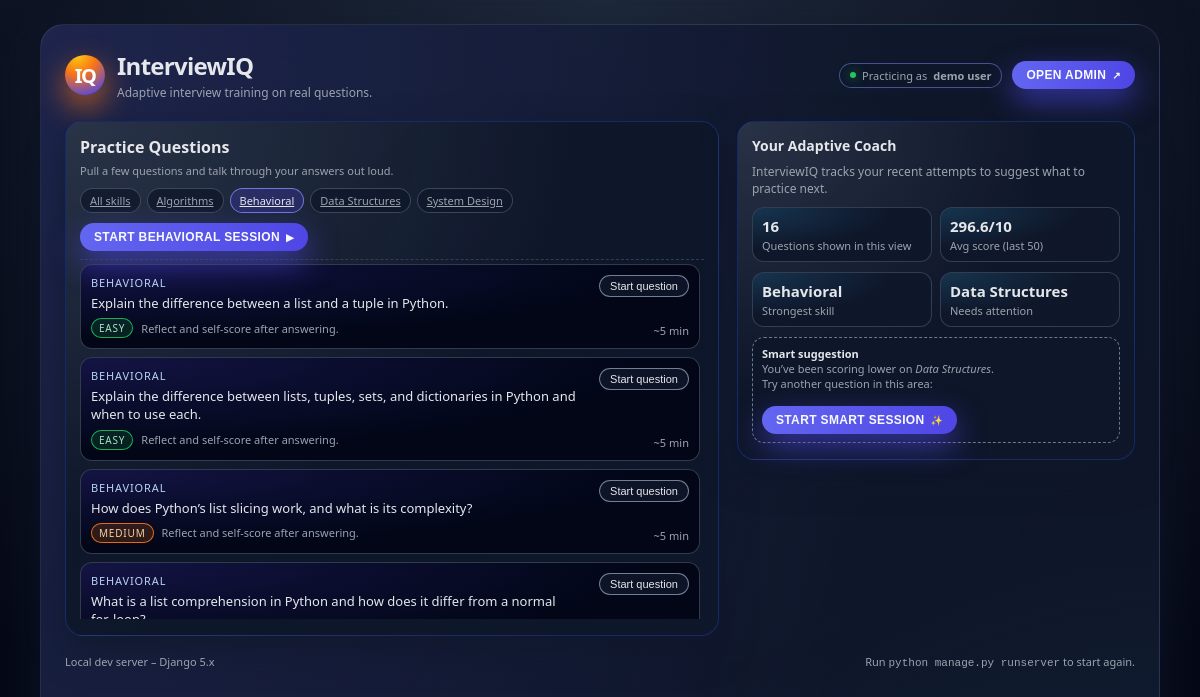
Page /?skill=4 on the committed database.
### core/models.py (models this page shows, shortened)
class Skill(models.Model):
    name = models.CharField(max_length=100)

class Question(models.Model):
    question_text = models.TextField()
    skill = models.ForeignKey(Skill, on_delete=models.CASCADE)
    difficulty = models.CharField(max_length=20)

### core/views.py (the view)
# urls.py: path('', home, name='home'),
def home(request):
    skills = Skill.objects.order_by("name")
    skill_id = request.GET.get("skill")
    active_skill = None
    qs = Question.objects.select_related("skill").order_by("pk")
    if skill_id:
        active_skill = Skill.objects.filter(pk=skill_id).first()
        if active_skill:
            qs = qs.filter(skill=active_skill)
    questions = list(qs[:25])
    first_question = questions[0] if questions else None
    User = get_user_model()
    if request.user.is_authenticated:
        stats_user = request.user
    else:
        stats_user, _ = User.objects.get_or_create(
            username="demo_user",
            defaults={"email": "demo@example.com"},
        )
    recent_attempts = (
        Attempt.objects.filter(user=stats_user)
        .select_related("question__skill")
        .order_by("-created_at")[:50]
    )
    total_attempts = recent_attempts.count()
    avg_score = None
    best_skill_name = None
    weakest_skill_name = None
    if total_attempts:
        total_score = sum(a.score for a in recent_attempts if a.score is not None)
        scored_attempts = [a for a in recent_attempts if a.score is not None]
        if scored_attempts:
            avg_score = total_score / len(scored_attempts)
            by_skill = {}
            for a in scored_attempts:
                skill = a.question.skill
                if not skill:
                    continue
                bucket = by_skill.setdefault(skill, [])
                bucket.append(a.score)
            if by_skill:
                skill_avgs = {
                    skill: (sum(scores) / len(scores))
                    for skill, scores in by_skill.items()
                }
                best_skill = max(skill_avgs, key=skill_avgs.get)
                weakest_skill = min(skill_avgs, key=skill_avgs.get)
                best_skill_name = best_skill.name
                weakest_skill_name = weakest_skill.name
    smart_skill = None
    smart_question = None
    if weakest_skill_name:
        smart_skill = Skill.objects.filter(name=weakest_skill_name).first()
        if smart_skill:
            smart_question = (
                Question.objects.filter(skill=smart_skill).order_by("pk").first()
            )
    return render(
        request,
        "home.html",
        {
            "questions": questions,
            "skills": skills,
            "active_skill": active_skill,
            "first_question": first_question,
            "total_attempts": total_attempts,
            "avg_score": avg_score,
            "best_skill_name": best_skill_name,
            "weakest_skill_name": weakest_skill_name,
            "smart_skill": smart_skill,
            "smart_question": smart_question,
        },
    )

### templates/home.html (shortened to what this page needs)
<!DOCTYPE html>
<html lang="en">
<head>
</head>
<body>
<div class="page">
    <header class="header">
        <div class="brand">
            <div class="brand-logo">IQ</div>
            <div class="brand-text">
                <h1>InterviewIQ</h1>
                <p>Adaptive interview training on real questions.</p>
            </div>
        </div>
        <div class="header-cta">
            <div class="pill">
                <span class="pill-dot"></span>
                {% if request.user.is_authenticated %}
                    Signed in as <strong>{{ request.user.username }}</strong>
                {% else %}
                    Practicing as <strong>demo user</strong>
                {% endif %}
            </div>
            <button class="primary-btn" onclick="window.location.href='/admin/'">
                <span>Open Admin</span>
                <span class="icon">↗</span>
            </button>
        </div>
    </header>
    <main class="layout">
        <section class="questions-card">
            <div class="questions-header">
                <div>
                    <h2>Practice Questions</h2>
                    <span>Pull a few questions and talk through your answers out loud.</span>
                </div>
            </div>
            <div class="filters">
                <a href="/" class="filter-chip {% if not active_skill %}primary{% endif %}">
                    All skills
                </a>
                {% for skill in skills %}
                    <a
                        href="/?skill={{ skill.id }}"
                        class="filter-chip {% if active_skill and active_skill.id == skill.id %}primary{% endif %}"
                    >
                        {{ skill.name }}
                    </a>
                {% endfor %}
            </div>
            {% if active_skill and first_question %}
                <div style="margin-bottom: 8px;">
                    <button
                        class="primary-btn"
                        type="button"
                        onclick="window.location.href='/question/{{ first_question.id }}/'"
                    >
                        <span>Start {{ active_skill.name }} session</span>
                        <span class="icon">▶</span>
                    </button>
                </div>
            {% endif %}
            <div class="questions-list">
                {% if questions %}
                    {% for q in questions %}
                        <article class="question-card">
                            <div class="question-main">
                                <div class="question-skill">
                                    {{ q.skill.name|default:"General" }}
                                </div>
                                <div class="question-text">
                                    {{ q.question_text }}
                                </div>
                                <div class="question-meta">
                                    {% if q.difficulty %}
                                        {% with diff=q.difficulty|lower %}
                                            <span class="difficulty-pill {% if diff == 'easy' %}difficulty-easy{% elif diff == 'medium' %}difficulty-medium{% elif diff == 'hard' %}difficulty-hard{% endif %}">
                                                {{ q.difficulty|title }}
                                            </span>
                                        {% endwith %}
                                    {% endif %}
                                    <span>Reflect and self‑score after answering.</span>
                                </div>
                            </div>
                            <div class="question-cta">
                                <button class="ghost-btn" type="button" onclick="window.location.href='/question/{{ q.id }}/'">
                                    Start question
                                </button>
                                <span>~5 min</span>
                            </div>
                        </article>
                    {% endfor %}
                {% endif %}
            </div>
        </section>
        <aside class="side-card">
            <h3>Your Adaptive Coach</h3>
            <p>
                InterviewIQ tracks your recent attempts to suggest what to practice next.
            </p>
            <div class="stat-grid">
                <div class="stat">
                    <strong>{{ questions|length }}</strong>
                    Questions shown in this view
                </div>
                <div class="stat">
                    <strong>
                        {% if avg_score %}
                            {{ avg_score|floatformat:1 }}/10
                        {% else %}
                            –
                        {% endif %}
                    </strong>
                    Avg score (last 50)
                </div>
            </div>
            <div class="stat-grid">
                <div class="stat">
                    <strong>
                        {% if best_skill_name %}
                            {{ best_skill_name }}
                        {% else %}
                            –
                        {% endif %}
                    </strong>
                    Strongest skill
                </div>
                <div class="stat">
                    <strong>
                        {% if weakest_skill_name %}
                            {{ weakest_skill_name }}
                        {% else %}
                            –
                        {% endif %}
                    </strong>
                    Needs attention
                </div>
            </div>
            {% if smart_skill and smart_question %}
                <div class="hint">
                    <strong>Smart suggestion</strong><br>
                    You’ve been scoring lower on <em>{{ smart_skill.name }}</em>.<br>
                    Try another question in this area:
                    <br><br>
                    <button
                        class="primary-btn"
                        type="button"
                        onclick="window.location.href='/question/{{ smart_question.id }}/'"
                    >
                        <span>Start smart session</span>
                        <span class="icon">✨</span>
                    </button>
                </div>
            {% else %}
                <div class="hint">
                    <strong>First time here?</strong><br>
                    Pick a skill on the left, work through a few questions, and
                    we’ll start tailoring suggestions based on your scores.
                </div>
            {% endif %}
        </aside>
    </main>
    <footer class="footer">
        <span>Local dev server – Django {{ django_version|default:"5.x" }}</span>
        <span>Run <code>python manage.py runserver</code> to start again.</span>
    </footer>
</div>
</body>
</html>

### rows in the picture
Skill: name "Algorithms"
Skill: name "Behavioral", name "BEHAVIORAL"
Skill: name "Data Structures"
Skill: name "System Design"
Question: skill.name "BEHAVIORAL", question_text "Explain the difference between a list and a tuple in Python.", difficulty "EASY"
Question: skill.name "BEHAVIORAL", question_text "Explain the difference between lists, tuples, sets, and dictionaries in Python and when to use each.", difficulty "EASY"
Question: skill.name "BEHAVIORAL", question_text "How does Python’s list slicing work, and what is its complexity?", difficulty "MEDIUM"
Question: skill.name "BEHAVIORAL", question_text "What is a list comprehension in Python and how does it differ from a normal…"

### other values in the picture
{{ questions|length }} "16"
{{ avg_score|floatformat:1 }} "296.6"
{{ django_version|default:"5.x" }} "5.x"
